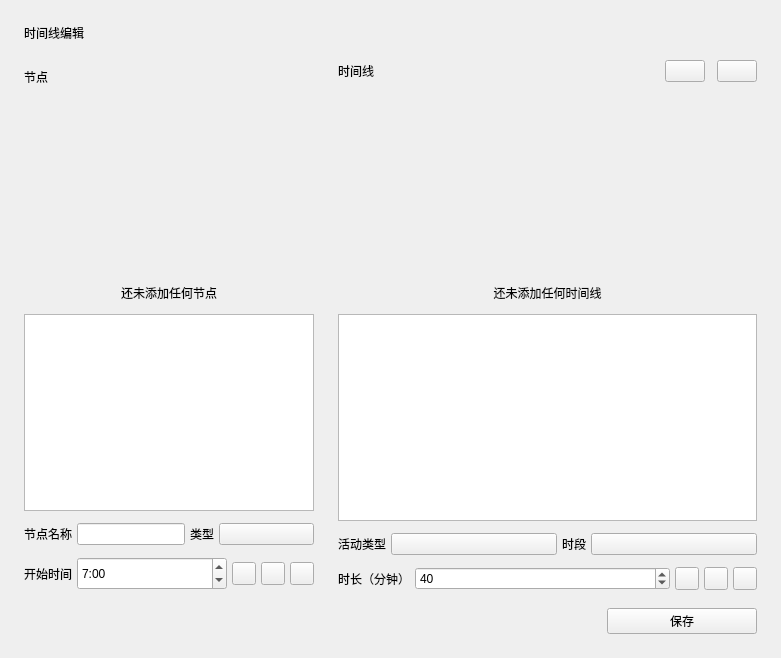
<?xml version="1.0" encoding="UTF-8"?>
<ui version="4.0">
 <class>Form</class>
 <widget class="QWidget" name="Form">
  <property name="geometry">
   <rect>
    <x>0</x>
    <y>0</y>
    <width>781</width>
    <height>658</height>
   </rect>
  </property>
  <property name="windowTitle">
   <string>Form</string>
  </property>
  <layout class="QVBoxLayout" name="verticalLayout_2">
   <property name="spacing">
    <number>18</number>
   </property>
   <property name="leftMargin">
    <number>24</number>
   </property>
   <property name="topMargin">
    <number>24</number>
   </property>
   <property name="rightMargin">
    <number>24</number>
   </property>
   <property name="bottomMargin">
    <number>24</number>
   </property>
   <item>
    <widget class="TitleLabel" name="TitleLabel">
     <property name="text">
      <string>时间线编辑</string>
     </property>
     <property name="wordWrap">
      <bool>true</bool>
     </property>
    </widget>
   </item>
   <item>
    <layout class="QHBoxLayout" name="horizontalLayout">
     <property name="spacing">
      <number>12</number>
     </property>
     <item>
      <layout class="QVBoxLayout" name="verticalLayout">
       <item>
        <widget class="SubtitleLabel" name="SubtitleLabel_2">
         <property name="minimumSize">
          <size>
           <width>0</width>
           <height>33</height>
          </size>
         </property>
         <property name="text">
          <string>节点</string>
         </property>
         <property name="wordWrap">
          <bool>true</bool>
         </property>
        </widget>
       </item>
       <item>
        <widget class="CaptionLabel" name="tips_1">
         <property name="sizePolicy">
          <sizepolicy hsizetype="Preferred" vsizetype="Expanding">
           <horstretch>0</horstretch>
           <verstretch>0</verstretch>
          </sizepolicy>
         </property>
         <property name="styleSheet">
          <string notr="true">FluentLabelBase {
    color: black;
}

HyperlinkLabel {
    color: #009faa;
    border: none;
    background-color: transparent;
    text-align: left;
    padding: 0;
    margin: 0;
}

HyperlinkLabel[underline=true] {
    text-decoration: underline;
}

HyperlinkLabel[underline=false] {
    text-decoration: none;
}

HyperlinkLabel:hover {
    color: #007780;
}

HyperlinkLabel:pressed {
    color: #00a7b3;
}
FluentLabelBase{color:#7d000000}</string>
         </property>
         <property name="text">
          <string>还未添加任何节点</string>
         </property>
         <property name="alignment">
          <set>Qt::AlignBottom|Qt::AlignHCenter</set>
         </property>
         <property name="wordWrap">
          <bool>true</bool>
         </property>
         <property name="lightColor" stdset="0">
          <color alpha="125">
           <red>0</red>
           <green>0</green>
           <blue>0</blue>
          </color>
         </property>
         <property name="darkColor" stdset="0">
          <color alpha="155">
           <red>255</red>
           <green>255</green>
           <blue>255</blue>
          </color>
         </property>
         <property name="pixelFontSize" stdset="0">
          <number>14</number>
         </property>
        </widget>
       </item>
       <item>
        <widget class="ListWidget" name="part_list">
         <property name="sizePolicy">
          <sizepolicy hsizetype="Preferred" vsizetype="Expanding">
           <horstretch>0</horstretch>
           <verstretch>0</verstretch>
          </sizepolicy>
         </property>
         <property name="minimumSize">
          <size>
           <width>0</width>
           <height>0</height>
          </size>
         </property>
         <property name="dragDropMode">
          <enum>QAbstractItemView::InternalMove</enum>
         </property>
         <property name="defaultDropAction">
          <enum>Qt::MoveAction</enum>
         </property>
         <property name="alternatingRowColors">
          <bool>true</bool>
         </property>
        </widget>
       </item>
       <item>
        <layout class="QHBoxLayout" name="horizontalLayout_2">
         <property name="spacing">
          <number>5</number>
         </property>
         <item>
          <widget class="BodyLabel" name="BodyLabel_4">
           <property name="sizePolicy">
            <sizepolicy hsizetype="Fixed" vsizetype="Preferred">
             <horstretch>0</horstretch>
             <verstretch>0</verstretch>
            </sizepolicy>
           </property>
           <property name="text">
            <string>节点名称</string>
           </property>
           <property name="alignment">
            <set>Qt::AlignLeading|Qt::AlignLeft|Qt::AlignVCenter</set>
           </property>
           <property name="wordWrap">
            <bool>true</bool>
           </property>
          </widget>
         </item>
         <item>
          <widget class="EditableComboBox" name="name_part_combo">
           <property name="sizePolicy">
            <sizepolicy hsizetype="Preferred" vsizetype="Fixed">
             <horstretch>0</horstretch>
             <verstretch>0</verstretch>
            </sizepolicy>
           </property>
          </widget>
         </item>
         <item>
          <widget class="BodyLabel" name="BodyLabel_6">
           <property name="sizePolicy">
            <sizepolicy hsizetype="Fixed" vsizetype="Preferred">
             <horstretch>0</horstretch>
             <verstretch>0</verstretch>
            </sizepolicy>
           </property>
           <property name="text">
            <string>类型</string>
           </property>
           <property name="wordWrap">
            <bool>true</bool>
           </property>
          </widget>
         </item>
         <item>
          <widget class="ComboBox" name="part_type">
           <property name="sizePolicy">
            <sizepolicy hsizetype="Preferred" vsizetype="Fixed">
             <horstretch>0</horstretch>
             <verstretch>0</verstretch>
            </sizepolicy>
           </property>
          </widget>
         </item>
        </layout>
       </item>
       <item>
        <layout class="QHBoxLayout" name="horizontalLayout_5">
         <property name="spacing">
          <number>5</number>
         </property>
         <item>
          <widget class="BodyLabel" name="BodyLabel_5">
           <property name="sizePolicy">
            <sizepolicy hsizetype="Fixed" vsizetype="Preferred">
             <horstretch>0</horstretch>
             <verstretch>0</verstretch>
            </sizepolicy>
           </property>
           <property name="text">
            <string>开始时间</string>
           </property>
           <property name="wordWrap">
            <bool>true</bool>
           </property>
          </widget>
         </item>
         <item>
          <widget class="TimeEdit" name="part_time">
           <property name="sizePolicy">
            <sizepolicy hsizetype="Maximum" vsizetype="Fixed">
             <horstretch>0</horstretch>
             <verstretch>0</verstretch>
            </sizepolicy>
           </property>
           <property name="minimumSize">
            <size>
             <width>150</width>
             <height>33</height>
            </size>
           </property>
           <property name="currentSection">
            <enum>QDateTimeEdit::HourSection</enum>
           </property>
           <property name="displayFormat">
            <string>h:mm</string>
           </property>
           <property name="time">
            <time>
             <hour>7</hour>
             <minute>0</minute>
             <second>0</second>
            </time>
           </property>
          </widget>
         </item>
         <item>
          <widget class="ToolButton" name="add_part_button"/>
         </item>
         <item>
          <widget class="ToolButton" name="edit_part_button"/>
         </item>
         <item>
          <widget class="ToolButton" name="delete_part_button"/>
         </item>
        </layout>
       </item>
      </layout>
     </item>
     <item>
      <widget class="VerticalSeparator" name="VerticalSeparator"/>
     </item>
     <item>
      <layout class="QVBoxLayout" name="verticalLayout_3">
       <item>
        <layout class="QHBoxLayout" name="horizontalLayout_8">
         <item>
          <widget class="SubtitleLabel" name="SubtitleLabel">
           <property name="text">
            <string>时间线</string>
           </property>
           <property name="wordWrap">
            <bool>true</bool>
           </property>
          </widget>
         </item>
         <item>
          <widget class="ComboBox" name="select_week_type">
           <property name="sizePolicy">
            <sizepolicy hsizetype="Maximum" vsizetype="Fixed">
             <horstretch>0</horstretch>
             <verstretch>0</verstretch>
            </sizepolicy>
           </property>
          </widget>
         </item>
         <item>
          <widget class="ComboBox" name="select_timeline">
           <property name="sizePolicy">
            <sizepolicy hsizetype="Maximum" vsizetype="Fixed">
             <horstretch>0</horstretch>
             <verstretch>0</verstretch>
            </sizepolicy>
           </property>
          </widget>
         </item>
        </layout>
       </item>
       <item>
        <widget class="CaptionLabel" name="tips_2">
         <property name="sizePolicy">
          <sizepolicy hsizetype="Preferred" vsizetype="Expanding">
           <horstretch>0</horstretch>
           <verstretch>0</verstretch>
          </sizepolicy>
         </property>
         <property name="styleSheet">
          <string notr="true">FluentLabelBase {
    color: black;
}

HyperlinkLabel {
    color: #009faa;
    border: none;
    background-color: transparent;
    text-align: left;
    padding: 0;
    margin: 0;
}

HyperlinkLabel[underline=true] {
    text-decoration: underline;
}

HyperlinkLabel[underline=false] {
    text-decoration: none;
}

HyperlinkLabel:hover {
    color: #007780;
}

HyperlinkLabel:pressed {
    color: #00a7b3;
}
FluentLabelBase{color:#7d000000}</string>
         </property>
         <property name="text">
          <string>还未添加任何时间线</string>
         </property>
         <property name="alignment">
          <set>Qt::AlignBottom|Qt::AlignHCenter</set>
         </property>
         <property name="wordWrap">
          <bool>true</bool>
         </property>
         <property name="lightColor" stdset="0">
          <color alpha="125">
           <red>0</red>
           <green>0</green>
           <blue>0</blue>
          </color>
         </property>
         <property name="darkColor" stdset="0">
          <color alpha="155">
           <red>255</red>
           <green>255</green>
           <blue>255</blue>
          </color>
         </property>
         <property name="pixelFontSize" stdset="0">
          <number>14</number>
         </property>
        </widget>
       </item>
       <item>
        <widget class="ListWidget" name="timeline_list">
         <property name="sizePolicy">
          <sizepolicy hsizetype="Expanding" vsizetype="Expanding">
           <horstretch>0</horstretch>
           <verstretch>0</verstretch>
          </sizepolicy>
         </property>
         <property name="minimumSize">
          <size>
           <width>0</width>
           <height>0</height>
          </size>
         </property>
         <property name="dragDropMode">
          <enum>QAbstractItemView::InternalMove</enum>
         </property>
         <property name="defaultDropAction">
          <enum>Qt::MoveAction</enum>
         </property>
         <property name="alternatingRowColors">
          <bool>true</bool>
         </property>
        </widget>
       </item>
       <item>
        <layout class="QHBoxLayout" name="horizontalLayout_6">
         <property name="spacing">
          <number>5</number>
         </property>
         <item>
          <widget class="BodyLabel" name="BodyLabel_2">
           <property name="sizePolicy">
            <sizepolicy hsizetype="Fixed" vsizetype="Preferred">
             <horstretch>0</horstretch>
             <verstretch>0</verstretch>
            </sizepolicy>
           </property>
           <property name="text">
            <string>活动类型</string>
           </property>
           <property name="alignment">
            <set>Qt::AlignLeading|Qt::AlignLeft|Qt::AlignVCenter</set>
           </property>
           <property name="wordWrap">
            <bool>true</bool>
           </property>
          </widget>
         </item>
         <item>
          <widget class="ComboBox" name="class_activity">
           <property name="sizePolicy">
            <sizepolicy hsizetype="Preferred" vsizetype="Fixed">
             <horstretch>0</horstretch>
             <verstretch>0</verstretch>
            </sizepolicy>
           </property>
          </widget>
         </item>
         <item>
          <widget class="BodyLabel" name="BodyLabel_3">
           <property name="sizePolicy">
            <sizepolicy hsizetype="Fixed" vsizetype="Preferred">
             <horstretch>0</horstretch>
             <verstretch>0</verstretch>
            </sizepolicy>
           </property>
           <property name="text">
            <string>时段</string>
           </property>
           <property name="wordWrap">
            <bool>true</bool>
           </property>
          </widget>
         </item>
         <item>
          <widget class="ComboBox" name="time_period">
           <property name="sizePolicy">
            <sizepolicy hsizetype="Preferred" vsizetype="Fixed">
             <horstretch>0</horstretch>
             <verstretch>0</verstretch>
            </sizepolicy>
           </property>
          </widget>
         </item>
        </layout>
       </item>
       <item>
        <layout class="QHBoxLayout" name="horizontalLayout_3">
         <property name="spacing">
          <number>5</number>
         </property>
         <item>
          <widget class="BodyLabel" name="BodyLabel">
           <property name="sizePolicy">
            <sizepolicy hsizetype="Fixed" vsizetype="Preferred">
             <horstretch>0</horstretch>
             <verstretch>0</verstretch>
            </sizepolicy>
           </property>
           <property name="text">
            <string>时长（分钟）</string>
           </property>
           <property name="wordWrap">
            <bool>true</bool>
           </property>
          </widget>
         </item>
         <item>
          <widget class="SpinBox" name="spin_time">
           <property name="sizePolicy">
            <sizepolicy hsizetype="Preferred" vsizetype="Fixed">
             <horstretch>0</horstretch>
             <verstretch>0</verstretch>
            </sizepolicy>
           </property>
           <property name="maximum">
            <number>999</number>
           </property>
           <property name="singleStep">
            <number>5</number>
           </property>
           <property name="value">
            <number>40</number>
           </property>
          </widget>
         </item>
         <item>
          <widget class="ToolButton" name="add_button"/>
         </item>
         <item>
          <widget class="ToolButton" name="edit_button"/>
         </item>
         <item>
          <widget class="ToolButton" name="delete_button"/>
         </item>
        </layout>
       </item>
      </layout>
     </item>
    </layout>
   </item>
   <item>
    <layout class="QHBoxLayout" name="horizontalLayout_4" stretch="0,0">
     <property name="spacing">
      <number>2</number>
     </property>
     <item>
      <spacer name="horizontalSpacer">
       <property name="orientation">
        <enum>Qt::Horizontal</enum>
       </property>
       <property name="sizeHint" stdset="0">
        <size>
         <width>40</width>
         <height>20</height>
        </size>
       </property>
      </spacer>
     </item>
     <item>
      <widget class="PrimaryPushButton" name="save">
       <property name="sizePolicy">
        <sizepolicy hsizetype="Fixed" vsizetype="Minimum">
         <horstretch>0</horstretch>
         <verstretch>0</verstretch>
        </sizepolicy>
       </property>
       <property name="minimumSize">
        <size>
         <width>150</width>
         <height>0</height>
        </size>
       </property>
       <property name="text">
        <string>保存</string>
       </property>
      </widget>
     </item>
    </layout>
   </item>
  </layout>
 </widget>
 <customwidgets>
  <customwidget>
   <class>ComboBox</class>
   <extends>QPushButton</extends>
   <header>qfluentwidgets</header>
  </customwidget>
  <customwidget>
   <class>EditableComboBox</class>
   <extends>LineEdit</extends>
   <header>qfluentwidgets</header>
  </customwidget>
  <customwidget>
   <class>PushButton</class>
   <extends>QPushButton</extends>
   <header>qfluentwidgets</header>
  </customwidget>
  <customwidget>
   <class>PrimaryPushButton</class>
   <extends>PushButton</extends>
   <header>qfluentwidgets</header>
  </customwidget>
  <customwidget>
   <class>ToolButton</class>
   <extends>QToolButton</extends>
   <header>qfluentwidgets</header>
  </customwidget>
  <customwidget>
   <class>VerticalSeparator</class>
   <extends>QWidget</extends>
   <header>qfluentwidgets</header>
  </customwidget>
  <customwidget>
   <class>CaptionLabel</class>
   <extends>QLabel</extends>
   <header>qfluentwidgets</header>
  </customwidget>
  <customwidget>
   <class>BodyLabel</class>
   <extends>QLabel</extends>
   <header>qfluentwidgets</header>
  </customwidget>
  <customwidget>
   <class>SubtitleLabel</class>
   <extends>QLabel</extends>
   <header>qfluentwidgets</header>
  </customwidget>
  <customwidget>
   <class>TitleLabel</class>
   <extends>QLabel</extends>
   <header>qfluentwidgets</header>
  </customwidget>
  <customwidget>
   <class>LineEdit</class>
   <extends>QLineEdit</extends>
   <header>qfluentwidgets</header>
  </customwidget>
  <customwidget>
   <class>TimeEdit</class>
   <extends>QTimeEdit</extends>
   <header>qfluentwidgets</header>
  </customwidget>
  <customwidget>
   <class>SpinBox</class>
   <extends>QSpinBox</extends>
   <header>qfluentwidgets</header>
  </customwidget>
  <customwidget>
   <class>ListWidget</class>
   <extends>QListWidget</extends>
   <header>qfluentwidgets</header>
  </customwidget>
 </customwidgets>
 <resources/>
 <connections/>
</ui>
